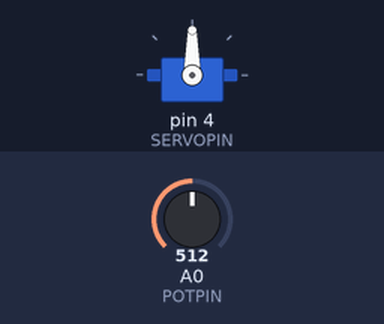
Bench run of a sketch on a simulated Arduino Uno, built with avr-gcc and run on an emulated ATmega328P. Parts: servo. The test bench sets the inputs (shaded band); at power-on: A0 (POTPIN) = 512.

Above: at 5.8 s.
5.9 s: A0 (POTPIN) set to 716
At 10.3 s:
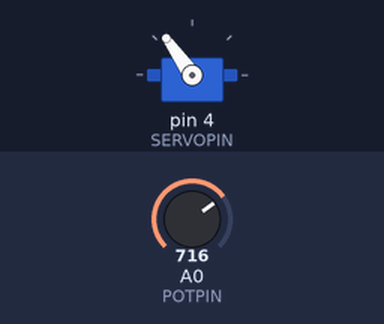
11.9 s: A0 (POTPIN) set to 900
At 15.3 s:
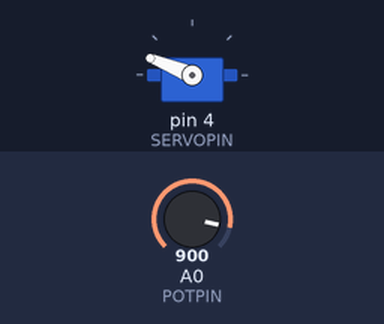
17.9 s: A0 (POTPIN) set to 1023
At 20.3 s:
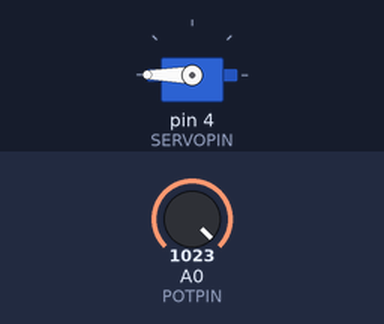
23.9 s: A0 (POTPIN) set to 306
At 25.4 s:
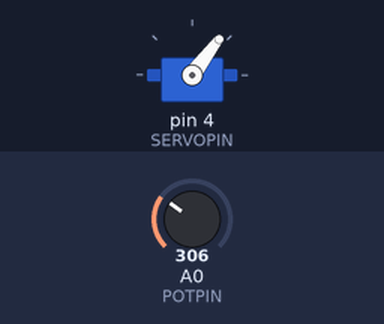
29.9 s: A0 (POTPIN) set to 122
At 30.4 s:
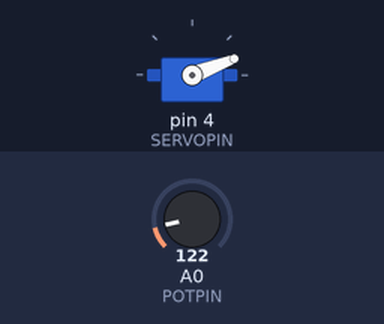
Timing chart, 0 to 32.9 s (numbered marks = the images above; inputs shaded):
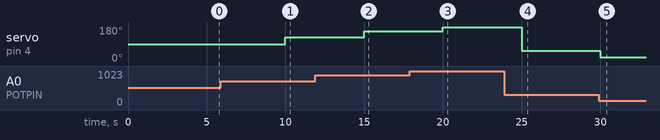

The sketch:

ServoPosition.ino
```cpp
#include <Servo.h>

const int POTPIN = A0;
const int SERVOPIN = 4;

int potVal = 0;
Servo Servo1;

void setup() {
  Servo1.attach(SERVOPIN);
  pinMode(POTPIN, INPUT);
}

void loop() {
  int servoPosition = map(analogRead(POTPIN), 0, 1023, 0, 180);
  Servo1.write(servoPosition);
  delay(5000);
}
```

Measured:
- after the input at 5.9 s, servo on pin 4 (SERVOPIN): 90° → 125° after 4.1 s
- after the input at 11.9 s, servo on pin 4 (SERVOPIN): 125° → 158° after 3.1 s
- after the input at 17.9 s, servo on pin 4 (SERVOPIN): 158° → 180° after 2.1 s
- after the input at 23.9 s, servo on pin 4 (SERVOPIN): 180° → 53° after 1.1 s
- after the input at 29.9 s, servo on pin 4 (SERVOPIN): 53° → 21° after 0.10 s
